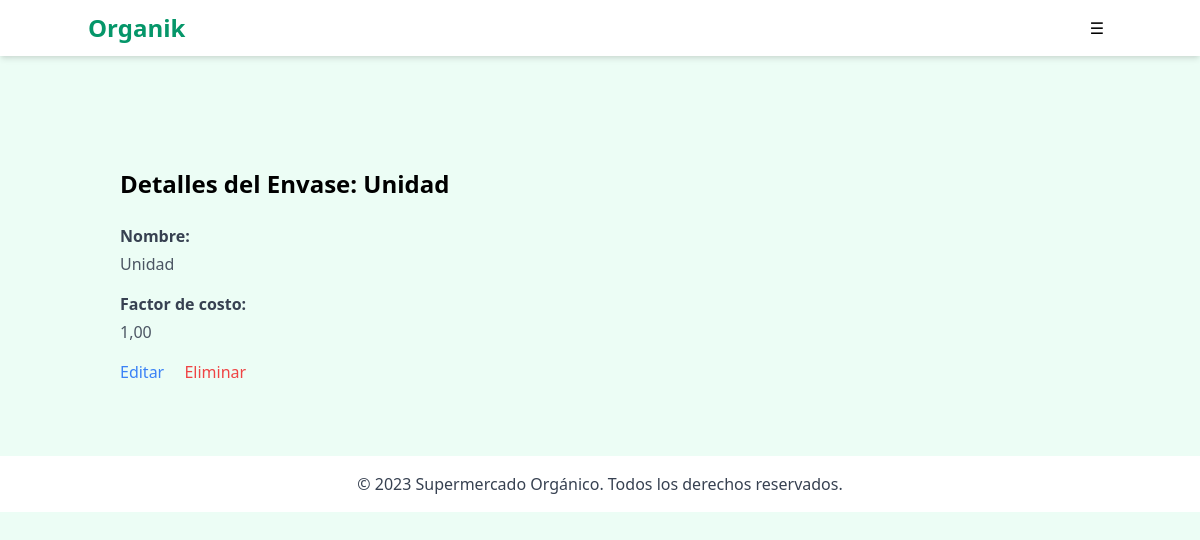
/administracion/envase/2/, run on an earlier commit of the app's database.
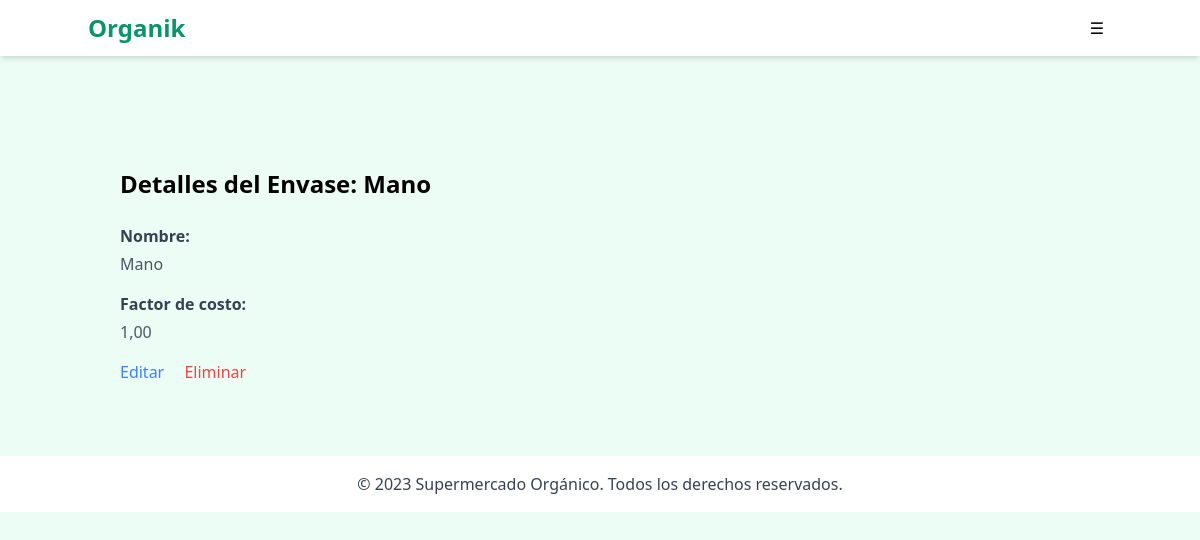
And on a later commit of the database.
### marketapp/models.py (models this page shows, shortened)
class Envase(models.Model):
    nombre = models.CharField(max_length=50, verbose_name="Nombre del envase")
    valor = models.DecimalField(
        max_digits=5, decimal_places=2, verbose_name="Factor de costo"
    )

### marketapp/views.py (the view)
# urls.py: path('envase/<int:pk>/', EnvaseAdminDetailView.as_view(), name='admin_envase_detail'),
class EnvaseAdminDetailView(DetailView):
    model = Envase
    template_name = 'marketapp/admin/envase/detail.html'
    context_object_name = 'envase'

### marketapp/templates/marketapp/admin/envase/detail.html
{% extends "marketapp/admin/adminIndex.html" %}
{% block contenido %}
<div class="container mx-auto mt-10 p-4">
    <h2 class="text-2xl font-bold mb-6">Detalles del Envase: {{ envase.nombre }}</h2>
    <div class="mb-4">
        <span class="font-bold text-gray-700 block mb-1">Nombre:</span>
        <span class="text-gray-600">{{ envase.nombre }}</span>
    </div>
    <div class="mb-4">
        <span class="font-bold text-gray-700 block mb-1">Factor de costo:</span>
        <span class="text-gray-600">{{ envase.valor }}</span>
    </div>
    <div class="mt-4">
        <a href="{% url 'administracion:admin_envase_edit' envase.id %}" class="text-blue-500 hover:text-blue-600">Editar</a>
        <a href="{% url 'administracion:admin_envase_delete' envase.id %}" class="text-red-500 hover:text-red-600 ml-4">Eliminar</a>
    </div>
</div>
{% endblock %}

What changed in the data, as far as the page shows it:
changed Envase: nombre "Unidad" → "Mano"
